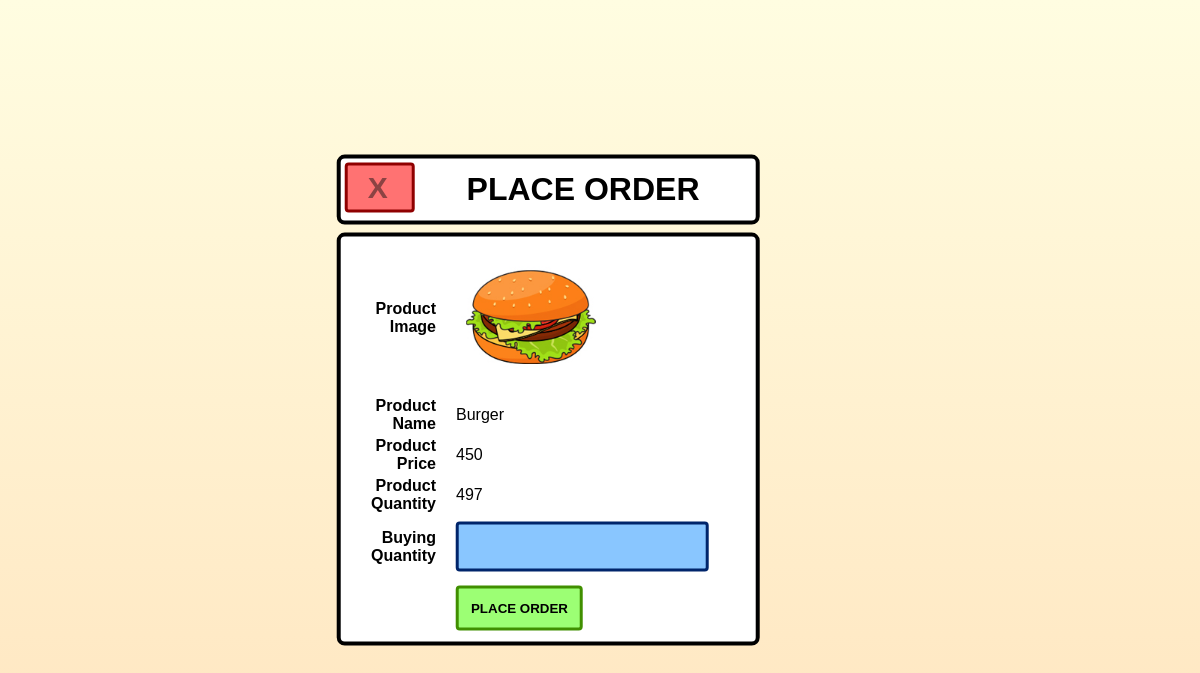
The page /user_order.php?selected_id=6 (signed in) on the database its author committed.
### tables this page shows
CREATE TABLE `product` (
  `product_id` int(11) NOT NULL,
  `product_name` varchar(150) NOT NULL,
  `product_detail` varchar(200) NOT NULL,
  `product_quantity` int(11) NOT NULL,
  `product_price` int(11) NOT NULL,
  `product_category` varchar(150) NOT NULL,
  `product_brand` varchar(150) NOT NULL,
  `product_image` varchar(150) NOT NULL
);

### user_order.php (the view, shortened to what this page needs)
<?php
include 'Backend/connection.php';
    $uid = $_GET['selected_id'];
    $id_search_qry = "SELECT * from product where product_id = $uid";
    $product_data = mysqli_query($db_connection, $id_search_qry);
    $product_fetch = mysqli_fetch_assoc($product_data);
    $product_name = $product_fetch['product_name'];
    $product_quanity = $product_fetch['product_quantity'];
    $product_price = $product_fetch['product_price'];
    $productImage_name = $product_fetch['product_image'];
?>
<html>
    <head>
        <link rel="stylesheet" href="styles.css">
    </head>
    <body class = "body-user">
        <form method="POST" enctype="multipart/form-data">
        <div class="screen-container">
            <div class="container-bigpannels">
            <div > <a href = "user_dashboard.php"> <input class="close-button" value="X"> </a> </div>
                <div class="popup-banner-text">PLACE ORDER</div>
            </div>
            <div class="container-bigpannels">
        <div class="form-row-detail">
            <div class="form-label">  <label for="product_image">Product Image</label> </div>
            <div class="form-input" >  <img src="<?php echo "Images/".$productImage_name; ?>"width = 150px height = 150px >  </div>
        </div>
        <div class="form-row-detail">
            <div class="form-label">  <label for="product_name">Product Name</label> </div>
            <div class="form-input">  <?php echo $product_name ?></div>
        </div>
        <div class="form-row-detail">
            <div class="form-label">  <label for="product_price">Product Price</label> </div>
            <div class="form-input">  <?php echo $product_price ?> </div>
        </div>
        <div class="form-row-detail">
            <div class="form-label">  <label for="product_quantity">Product Quantity</label> </div>
            <div class="form-input">  <?php echo $product_quanity ?> </div>
        </div>
        <div class="form-row-detail">
            <div class="form-label">  <label for="order_quantity">Buying Quantity</label> </div>
            <div class="form-input">  <input type="number" name="order_quantity" reqired> </div>
        </div>
        <div class="form-row-detail">
            <div class="form-input form-buttons">
                <input type="submit" value="PLACE ORDER" name="save_button">
            </div>
        </div>
        </div>
        </div>
        </form>
    </body>
</html>

### styles.css (style rules this page uses)
.container-bigpannels { width: 100%; height: 100%; align-items: center; justify-content: center; padding: 1%; border-radius: 8px; border: 4px solid rgb(0, 0, 0); margin: 2% auto; background-color: #fff; font-family:'Lucida Sans', 'Lucida Sans Regular', 'Lucida Grande', 'Lucida Sans Unicode', Geneva, Verdana, sans-serif; }
.screen-container { position:absolute; top: 50%; left: 45%; transform: translate(-50%, -50%); }
.close-button { padding: 20px; font-size: 30px; font-family: 'Lucida Sans', 'Lucida Sans Regular', 'Lucida Grande', 'Lucida Sans Unicode', Geneva, Verdana, sans-serif; font-weight: bolder; color: rgb(139, 67, 67); cursor: pointer; float: left; width: 70px; height: 50px; border: 3px solid rgb(143, 0, 0); border-radius: 4px; background-color: rgb(255, 114, 114); }
.form-row-detail { padding: 2px; width: 100%; display: flex; flex-direction: row; align-items: center; justify-content: center; }
.form-label { width: 30%; text-align: right; padding-right: 20px; font-weight: bold; }
.form-input { width: 100%; }
.form-buttons { justify-content: center; }
.popup-banner-text { padding-top: 2%; padding-bottom: 2%; text-align: center; font-weight: bold; font-size: 2em; }
input[type="text"], input[type="email"], input[type="password"], input[type="number"], input[type="file"] { transition: width 0.2s ease-in-out; width: 85%; padding: 12px; border: 3px solid rgb(0, 37, 107); border-radius: 4px; margin: 5px 0; font-size: 17px; line-height: 20px; background-color: rgb(137, 198, 255); }
input[type="submit"] { font-weight: bolder; font-family: 'Lucida Sans', 'Lucida Sans Regular', 'Lucida Grande', 'Lucida Sans Unicode', Geneva, Verdana, sans-serif; padding: 12px; border: 3px solid rgb(64, 143, 0); border-radius: 4px; margin: 5px 0; text-decoration: none; background-color: rgb(156, 255, 116); }
body { background-image: linear-gradient(to top, transparent, transparent 0%, rgb(107, 215, 255) 0%, rgb(211, 243, 255)); }
.body-user { background-image: linear-gradient(to top, transparent, transparent 0%, rgb(255, 229, 191) 0%, rgb(255, 253, 225)); }

### rows shown on the page
product: product_image (picture), product_name "Burger", product_price "450", product_quantity "497"
